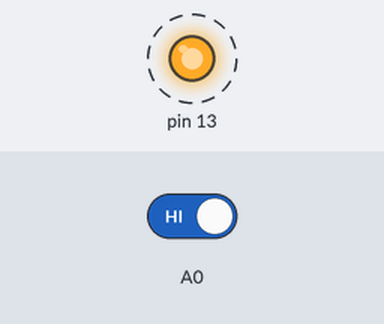
Bench run of a sketch on a simulated Arduino Uno, built with avr-gcc and run on an emulated ATmega328P. On the bench: output pins drawn as LEDs (lit = HIGH). Dashed ring = blinking. The test bench sets the inputs (shaded band); at power-on: A0 HIGH.

Above: at 2.0 s.
2.1 s: A0 driven LOW
At 2.7 s:
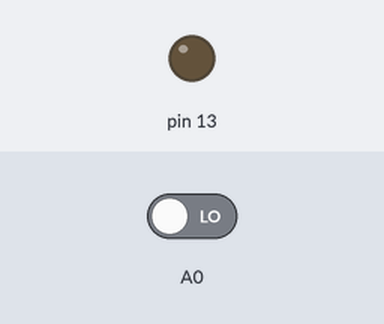
3.6 s: A0 driven HIGH
At 3.75 s:
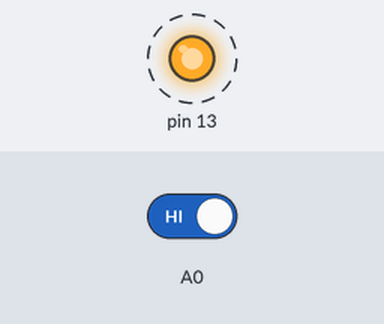
Timing chart, 0 to 12.8 s (numbered marks = the images above; inputs shaded):
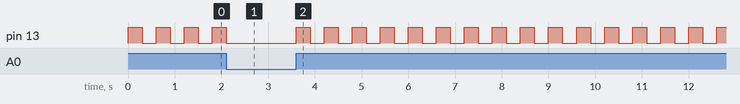

Measured:
- after the input at 2.1 s, pin 13: goes on until 2.1 s, then stays LOW
- after the input at 3.6 s, pin 13: alternates HIGH for 0.30 s and LOW for 0.30 s, starting at once
- by itself, pin 13: alternates HIGH for 0.30 s and LOW for 0.30 s

The sketch:

21_IR_WITH_BUZZER.ino
```cpp
int sen;
void setup()
{
 pinMode(A0,INPUT);
 pinMode(13,OUTPUT);

}

void loop()
{
 sen = digitalRead(A0);
 if(sen==0)
 {
  digitalWrite(13,LOW);
 }
 else
 {
  digitalWrite(13,HIGH);
  delay(300);
  digitalWrite(13,LOW);
  delay(300);
 }

}
```
